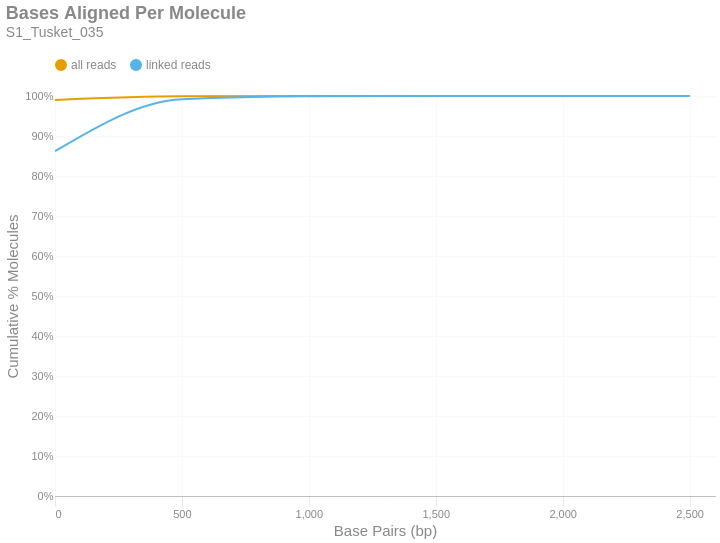

This figure's notebook cell:
### Markdown cell above
### Bases Aligned Per Molecule
This is a cumulative frequency distribution showing the number of base pairs aligned per unique molecule. These data are shown in 500 bp bins. There are two distributions: one with `all reads` (yellow) and another with only `linked reads` (blue). The percent of molecules in the `linked reads` distribution is relative to the total number of linked molecules.

### Code cell
if SKIPLR:
    print_html(f"Skipped")
else:
    binned_df = consolidated_hist(valids['aligned_bp'], mask, 500, True)
    with SafeRender(binned_df):
        (
            density_plot(binned_df, 'Bases Aligned Per Molecule', samplename, 'basesper')
            .encode(
                x=alt.X('bin:Q', title="Base Pairs (bp)").axis(tickMinStep=500).scale(padding=0),
                y=alt.Y('value:Q', title='Cumulative % Molecules')
                    .axis(format='%')
                    .scale(domain = [0,1])
                    .stack(False),
                color=alt.Color("key:N").scale(domain = ["all reads", "linked reads"]),
                tooltip = [
                    alt.Tooltip("key:N", title = "Data Type"),
                    alt.Tooltip("range_label:N", title="Bases Aligned Per Molecule"),
                    alt.Tooltip("value:Q", format = ".2%", title="% Molecules (Cum.)")
                ]
            )
        ).display()

### Figure 1 — Vega-Lite specification as saved in the notebook (floating-point values rounded to 4 significant figures)
{"width": "container", "height": 400, "config": {"title": {"anchor": "start", "dy": -15, "fontSize": 18, "color": "#888888", "subtitleColor": "#888888", "subtitleFontSize": 14}, "arc": {"fill": "#0072B2"}, "axis": {"domainColor": "#888888", "domainWidth": 0.5, "gridWidth": 0.2, "grid": false, "titleFontWeight": 400, "titleFontSize": 15, "labelFontSize": 11, "labelColor": "#888888", "tickColor": "#888888", "tickWidth": 0.2, "titleColor": "#888888"}, "axisBand": {"grid": false}, "axisX": {"grid": true, "tickSize": 10, "domainCap": "round"}, "axisY": {"domain": false, "grid": true, "tickSize": 0, "domainCap": "round"}, "background": "transparent", "header": {"labelFontSize": 15, "labelColor": "#888888", "titleFontSize": 15, "titleFontWeight": 600, "titleColor": "#888888"}, "legend": {"labelFont": "sans-serif", "labelFontSize": 12, "labelColor": "#888888", "symbolSize": 100, "symbolType": "circle", "titleFontSize": 12, "titlePadding": 10, "titleColor": "#888888", "title": null, "orient": "top"}, "range": {"category": ["#E69F00", "#56B4E9", "#009E73", "#F0E442", "#0072B2", "#D55E00", "#CC79A7", "#000000"], "diverging": ["#cfe8f3", "#a2d4ec", "#73bfe2", "#46abdb", "#1696d2", "#12719e"]}, "area": {"fill": "#0072B2", "fillOpacity": 0.7, "line": true, "strokeOpacity": 0.7}, "line": {"color": "#0072B2", "stroke": "#0072B2", "strokeWidth": 2}, "trail": {"color": "#0072B2", "stroke": "#0072B2", "strokeWidth": 0, "size": 1}, "point": {"filled": true, "fillOpacity": 1.0, "size": 95}, "text": {"color": "#888888", "fontSize": 11, "align": "right", "fontWeight": 400, "size": 11}, "bar": {"fill": "#0072B2", "stroke": null}, "view": {"stroke": null, "continuousWidth": 660, "continuousHeight": 400}}, "data": {"name": "data-021d0ede7164a9b6bf74e0463bc59599"}, "mark": {"type": "line", "interpolate": "monotone", "point": {"opacity": 0, "size": 275}}, "encoding": {"color": {"field": "key", "scale": {"domain": ["all reads", "linked reads"]}, "type": "nominal"}, "tooltip": [{"field": "key", "title": "Data Type", "type": "nominal"}, {"field": "range_label", "title": "Bases Aligned Per Molecule", "type": "nominal"}, {"field": "value", "format": ".2%", "title": "% Molecules (Cum.)", "type": "quantitative"}], "x": {"axis": {"tickMinStep": 500}, "field": "bin", "scale": {"padding": 0}, "title": "Base Pairs (bp)", "type": "quantitative"}, "y": {"axis": {"format": "%"}, "field": "value", "scale": {"domain": [0, 1]}, "stack": false, "title": "Cumulative % Molecules", "type": "quantitative"}}, "params": [{"name": "param_c36ac31b6afebe62", "select": {"type": "point", "fields": ["key"]}, "bind": "legend"}], "title": {"text": "Bases Aligned Per Molecule", "subtitle": "S1_Tusket_035"}, "transform": [{"fold": ["all reads (cumsum)", "linked reads (cumsum)"]}, {"calculate": "replace(datum.key, ' (cumsum)', '')", "as": "key"}, {"filter": {"param": "param_c36ac31b6afebe62"}}], "usermeta": {"embedOptions": {"downloadFileName": "S1_Tusket_035.basesper"}}, "$schema": "https://vega.github.io/schema/vega-lite/v6.1.0.json", "datasets": {"data-021d0ede7164a9b6bf74e0463bc59599": [{"bin": "0.0", "interval": "0.0-500.0", "all reads": 0.9902, "linked reads": 0.862, "all reads (cumsum)": 0.9902, "linked reads (cumsum)": 0.862, "range_label": "0-499"}, {"bin": "500.0", "interval": "500.0-1000.0", "all reads": 0.009209, "linked reads": 0.1299, "all reads (cumsum)": 0.9994, "linked reads (cumsum)": 0.9919, "range_label": "500-999"}, {"bin": "1000.0", "interval": "1000.0-1500.0", "all reads": 0.0005021, "linked reads": 0.007253, "all reads (cumsum)": 0.9999, "linked reads (cumsum)": 0.9992, "range_label": "1000-1499"}, {"bin": "1500.0", "interval": "1500.0-2000.0", "all reads": 5.002e-05, "linked reads": 0.0007262, "all reads (cumsum)": 1.0, "linked reads (cumsum)": 0.9999, "range_label": "1500-1999"}, {"bin": "2000.0", "interval": "2000.0-2500.0", "all reads": 6.598e-06, "linked reads": 9.662e-05, "all reads (cumsum)": 1.0, "linked reads (cumsum)": 1.0, "range_label": "2000-2499"}, {"bin": "2500.0", "interval": "2500.0-3000.0", "all reads": 1.277e-06, "linked reads": 1.87e-05, "all reads (cumsum)": 1.0, "linked reads (cumsum)": 1.0, "range_label": "2500-2999"}]}}
